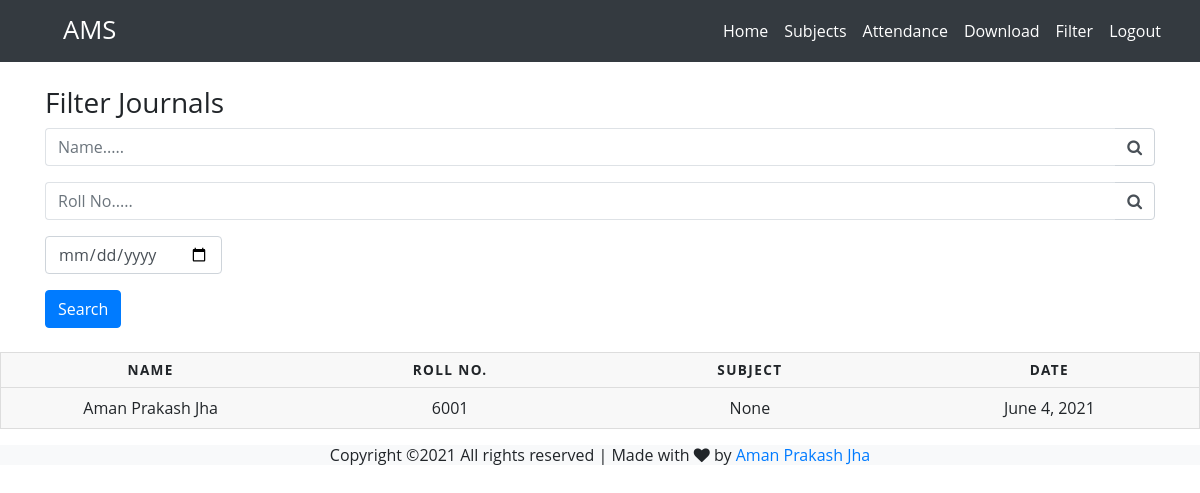
Before: /filter/ (signed in) with the older database file.
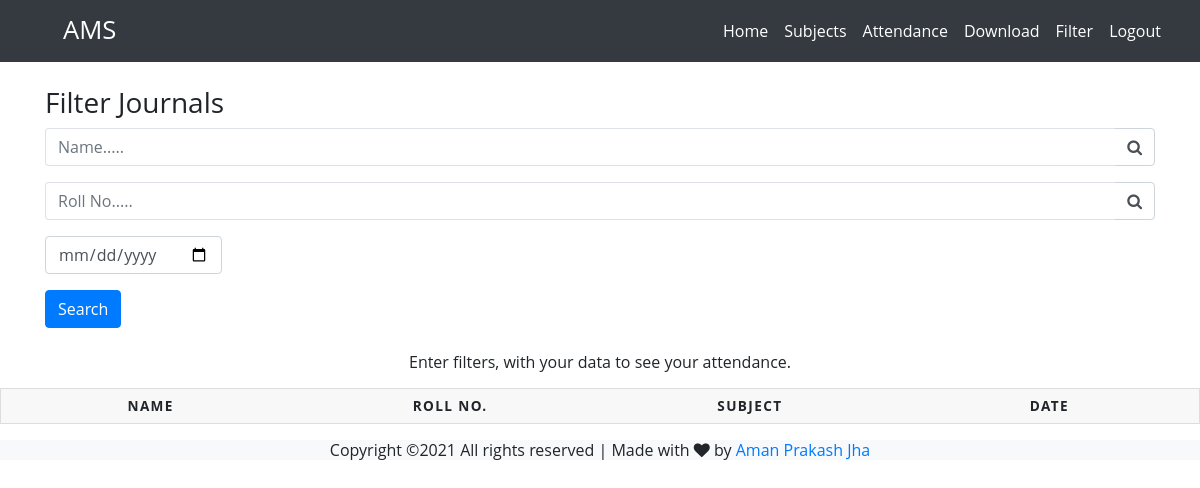
After: the same page with the newer database file.
### Home/models.py (models this page shows)
class attendance(models.Model):
    name = models.CharField(max_length=64,blank=False)
    roll = models.IntegerField(blank=False)
    date = models.DateField(auto_now_add=False,auto_now=False,blank=False,validators=[date_valid])
    sub = models.ForeignKey(subject,on_delete=models.SET_NULL,blank=True,null=True)
    """ def save(self, *args, **kwargs):
        if self.date is not datetime.date.today():
            raise ValidationError("The date has to be today!")
        super(Event, self).save(*args, **kwargs) """
    class Meta:
        ordering = ["-date","roll"]

### Home/views.py (the view)
# urls.py: path('filter/',views.attendancefilter,name="filter"),
@login_required
def attendancefilter(request):
    qs=attendance.objects.all()
    nameq = request.GET.get('name')
    rollq = request.GET.get('roll')
    dateq = request.GET.get('date')
    if nameq != '' and nameq is not None:
        qs=qs.filter(name__startswith=nameq)
    if rollq != '' and rollq is not None:
        qs=qs.filter(roll=rollq)
    if dateq != '' and dateq is not None:
        qs=qs.filter(date=dateq)
    context = {
        'qs':qs,
        'nameq':nameq,
        'rollq':rollq,
        'dateq':dateq,
    }
    return render(request, 'home/attendance_filter.html',context)

### Home/templates/home/attendance_filter.html
{% extends 'home/base.html' %}
{% load static %}
{% block css %}
 <link rel="stylesheet" href="{% static 'css/styleindex.css'%}">
{% endblock %}
{% block content %}
<main role="main" class="container my-4">
    <h3>Filter Journals</h3>
    <form method="GET" action=".">
      <div class="form-row">
          <div class="form-group col-12">
              <div class="input-group">
                  <input class="form-control py-2 border-right-0 border" type="search" name="name" placeholder="Name....." {% if nameq is not None %}value="{{nameq}}"{% endif %}/>
                  <span class="input-group-append">
                      <div class="input-group-text bg-transparent">
                          <i class="fa fa-search"></i>
                      </div>
                  </span>
              </div>
          </div>
      </div>
      <div class="form-row">
        <div class="form-group col-12">
            <div class="input-group">
                <input class="form-control py-2 border-right-0 border" type="search" name="roll" placeholder="Roll No....." {% if rollq is not None %}value="{{rollq}}"{% endif %}/>
                <span class="input-group-append">
                    <div class="input-group-text bg-transparent">
                        <i class="fa fa-search"></i>
                    </div>
                </span>
            </div>
        </div>
    </div>
      <div class="form-row">
        <div class="form-group col-md-2 col-lg-2">
          <input type="date" class="form-control" id="publishDateMax" name="date" {% if dateq is not None %}value="{{dateq}}"{% endif %}>
        </div>
      </div>
      <button type="submit" class="btn btn-primary">Search</button>
    </form>
</main>
<table class="index my-3">
    <thead>
      <tr>
        <th scope="col">Name</th>
        <th scope="col">Roll no.</th>
        <th scope="col">Subject</th>
        <th scope="col">Date</th>
      </tr>
    </thead>
    <tbody>
        {% for q in qs %}
      <tr>
        <td data-label="Student name">{{q.name}}</td>
        <td data-label="Roll no.">{{q.roll}}</td>
        <td data-label="Subject">{{q.sub}}</td>
        <td data-label="Date">{{q.date}}</td>
      </tr>
      {% empty %}
      <div class="text-center">
        Enter filters, with your data to see your attendance.
      </div>
      {% endfor %}
    </tbody>
</table>
{% endblock %}

Changed rows visible on the page:
removed attendance: name "Aman Prakash Jha", roll "6001", sub "None", date "June 4, 2021"
Other visible differences:
text now shown: "Enter filters, with your data to see your attendance."
